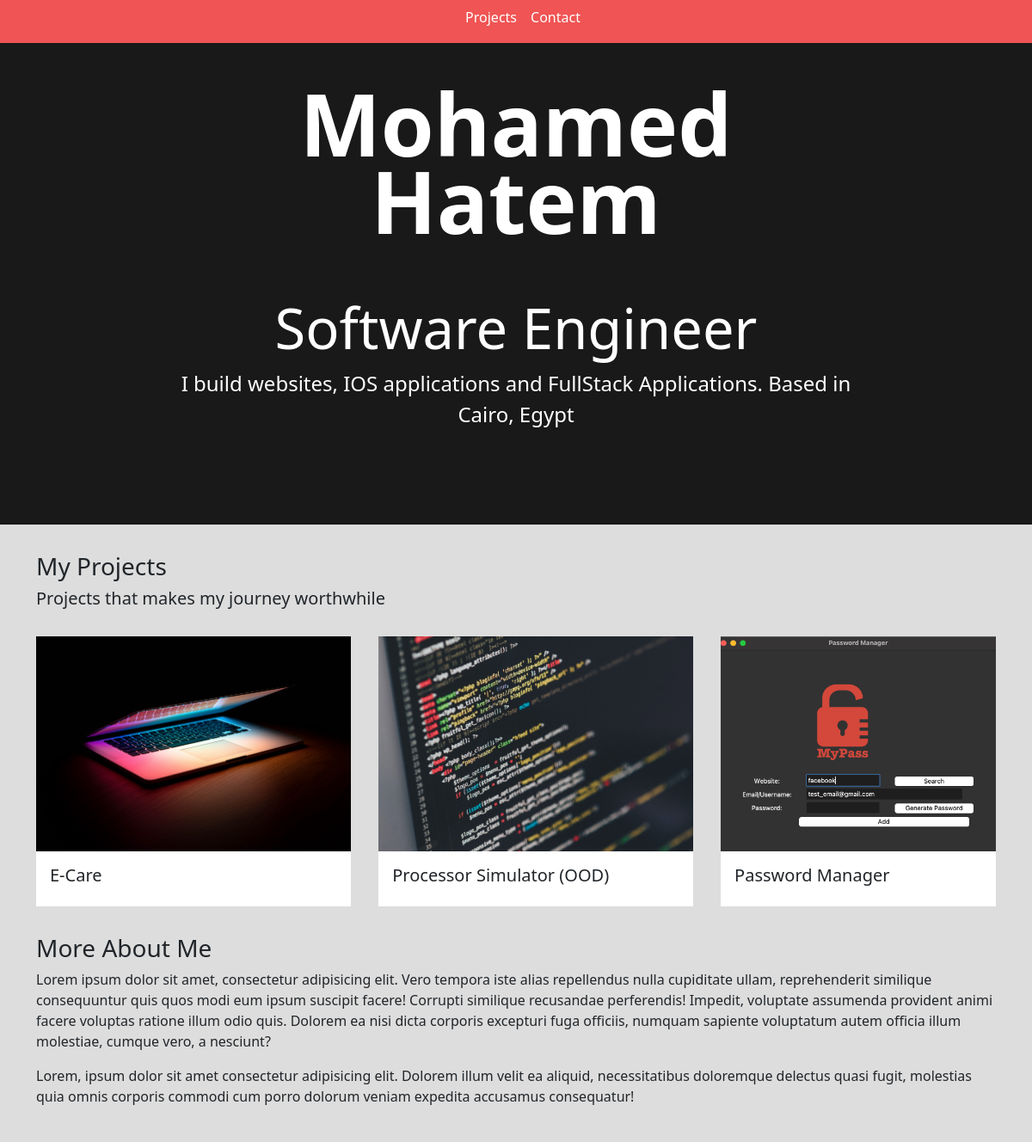
Before: / (upper part) with the older database file.
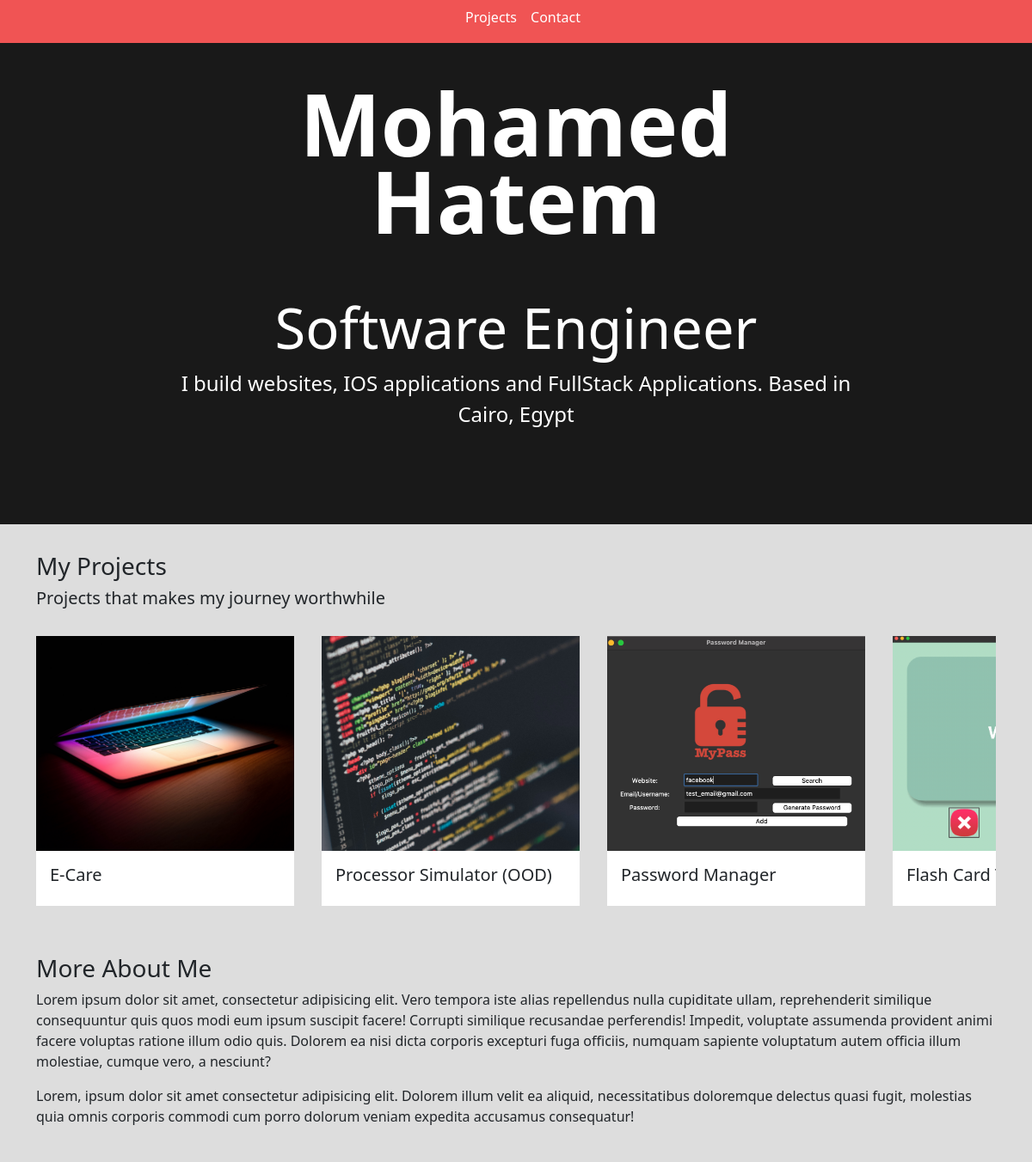
After: the same page with the newer database file.
### base/models.py (models this page shows, shortened)
class Project(models.Model):
    title = models.CharField(max_length=200)
    thumbnail = models.ImageField(null=True)
    body = RichTextUploadingField()
    slug = models.SlugField(null=True, blank=True)
    created = models.DateTimeField(auto_now_add=True)
    id = models.UUIDField(default=uuid.uuid4, unique=True, primary_key=True, editable=False)

### base/views.py (the view)
# urls.py: path('', views.homePage, name="home"),
def homePage(request):
    projects = Project.objects.all()
    detailed_skills = Skill.objects.exclude(body='')
    skills = Skill.objects.filter(body='')
    form = MessageForm()
    if request.method == 'POST':
        form = MessageForm(request.POST)
        if form.is_valid():
            form.save()
            messages.success(request, 'Your message was successfully sent!')
    context = {'projects':projects, 'detailed_skills':detailed_skills ,'skills': skills, 'form':form }
    return render(request, 'base/home.html', context)

### base/templates/base/home.html (shortened to what this page needs)
    {% extends 'base/main.html' %}
    {% load static %}
    {% block content %}
    <section class="hero">
        <div class="hero--content">
            <div class="hero--content--intro">
                <h1 class="intro--name">Mohamed <br> Hatem</h1>
            </div>
            <div class="hero--content--subheadline">
                <h3 class="description">Software Engineer</h3>
                <p class="slogan">I build websites, IOS applications and FullStack Applications. Based in Cairo, Egypt</p>
            </div>
        </div>
    </section>
    <section class="container section--2">
        <h3>My Projects</h3>
        <h5>Projects that makes my journey worthwhile</h5>
        <div class="projects--wrapper">
            {% for project in projects %}
            <div class="project--column">
                <a href="{% url 'project' project.id %}">
                    <img class="project--thumbnail" src="{{project.thumbnail.url}}" alt="">
                </a>
                <div class="project--body">
                    <h5>{{project.title}}</h5>
                </div>
            </div>
            {% empty %}
            <h3>There are no projects in the database....</h3>
            {% endfor %}
        </div>
        <div class="about--wrapper">
        <h3>More About Me</h3>
        <p>Lorem ipsum dolor sit amet, consectetur adipisicing elit. Vero tempora iste alias repellendus nulla cupiditate ullam, reprehenderit similique consequuntur quis quos modi eum ipsum suscipit facere! Corrupti similique recusandae perferendis!
        Impedit, voluptate assumenda provident animi facere voluptas ratione illum odio quis. Dolorem ea nisi dicta corporis excepturi fuga officiis, numquam sapiente voluptatum autem officia illum molestiae, cumque vero, a nesciunt?</p>
        <p>Lorem, ipsum dolor sit amet consectetur adipisicing elit. Dolorem illum velit ea aliquid, necessitatibus doloremque delectus quasi fugit, molestias quia omnis corporis commodi cum porro dolorum veniam expedita accusamus consequatur!</p>
    </div>
    </section>
    {% endblock content %}

Changed rows visible on the page:
added Project: thumbnail (picture), title "Flash Card…"
